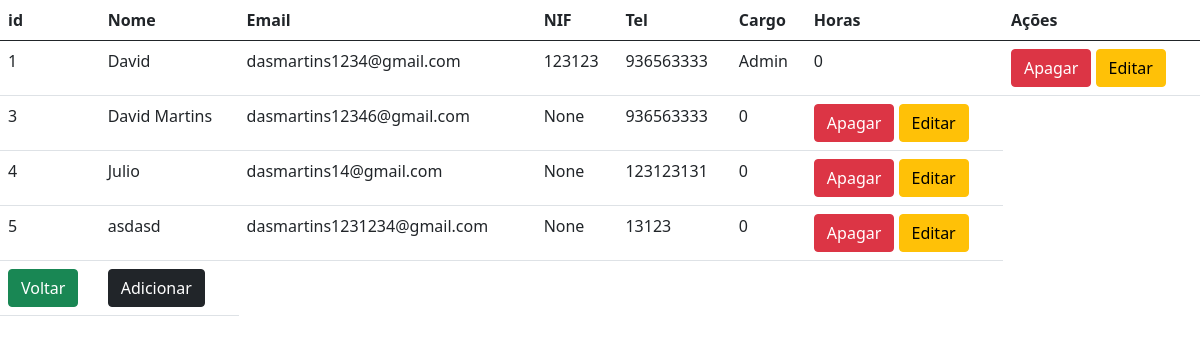
Screenshot of /users (signed in) with the database file from the repository.
### models.py (models this page shows)
class User(db.Model, UserMixin):
    id = db.Column(db.Integer, primary_key=True)
    email = db.Column(db.String(150), unique=True)
    password = db.Column(db.String)
    name = db.Column(db.String(150))
    role = db.Column(db.String(150))
    nif = db.Column(db.Integer(), nullable=True)
    tel = db.Column(db.Integer(), nullable=True)
    tempo = db.Column(db.Integer(), default=0)
    tipo = db.Column(db.Integer(), default=0)
    campuser = db.relationship('CampUser')
    pais = db.Column(db.String(150), nullable=True)
    leads = db.Column(db.Integer, nullable=True)

### users.py (the view)
@user.route('/users', methods=['GET', 'POST'])
@login_required
@roles('Admin')
def users():
    return render_template("users.html", user=current_user, userss=User.query.all())

### flask_app.py (called while the page is built)
@login_manager.user_loader
def load_user(id):
    return User.query.get(int(id))

### perms.py (called while the page is built)
def roles(role):
    def wrapper(f):
        @wraps(f)
        def wrapped(*args, **kwargs):
            if not ACCESS[current_user.role] >= ACCESS[role]:
                flash("Não tem permissão para aceder a esta pagina!", category="error")
                return redirect(url_for('views.dashboard'))
            return f(*args, **kwargs)
        return wrapped
    return wrapper

### templates/users.html (shortened to what this page needs)
{% extends "base.html" %}
{% block content %}
    <table class="table">
        <thead>
        <tr>
            <th scope="col">id</th>
            <th scope="col">Nome</th>
            <th scope="col">Email</th>
            <th scope="col">NIF</th>
            <th scope="col">Tel</th>
            <th scope="col">Cargo</th>
            <th scope="col">Horas</th>
            <th scope="col">Ações</th>
        </tr>
        </thead>
        <tbody>
        {% for data in userss %}
            <tr>
                <td>{{ data.id }}</td>
                <td>{{ data.name }}</td>
                <td>{{ data.email }}</td>
                <td>{{ data.nif }}</td>
                <td>{{ data.tel }}</td>
                {% if data.role == "Admin" %}
                    <td>Admin</td>
                {% endif %}
                <td>{{ data.tipo }}</td>
                <td><a class="btn btn-danger" href="/user/{{ data.id }}/delete">Apagar</a>
                    <a class="btn btn-warning" href="/user/{{ data.id }}/update">Editar</a></td>
            </tr>
        {% endfor %}
        <td><a href="/dashboard" class="btn btn-success">Voltar</a></td>
        <td><a href="/register" class="btn btn-dark">Adicionar</a></td>
        </tbody>
    </table>
{% endblock %}

### templates/base.html (shortened to what this page needs)
<!DOCTYPE html>
<html lang="en">
<head>
    <link href="https://cdn.jsdelivr.net/npm/bootstrap@5.0.0-beta3/dist/css/bootstrap.min.css" rel="stylesheet"
>
    <link href="{{ url_for('static', filename='css.css') }}" rel="stylesheet">
</head>
<body>
{% block content %}{% endblock %}
</body>
</html>

### static/css.css (style rules this page uses)
html, body { height: 100%; }

### rows the page displays
User: id "1", name "David", email "dasmartins1234@gmail.com", nif "123123", tel "936563333", role "Admin", tipo "0"
User: id "3", name "David Martins", email "dasmartins12346@gmail.com", nif "None", tel "936563333", tipo "0"
User: id "4", name "Julio", email "dasmartins14@gmail.com", nif "None", tel "123123131", tipo "0"
User: id "5", name "asdasd", email "dasmartins1231234@gmail.com", nif "None", tel "13123", tipo "0"
